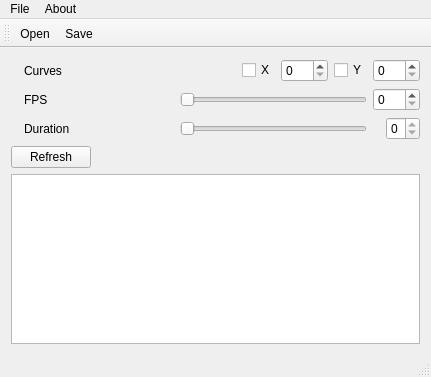
<?xml version="1.0" encoding="UTF-8"?>
<ui version="4.0">
 <class>a2a</class>
 <widget class="QMainWindow" name="a2a">
  <property name="geometry">
   <rect>
    <x>0</x>
    <y>0</y>
    <width>431</width>
    <height>377</height>
   </rect>
  </property>
  <property name="windowTitle">
   <string>a2a</string>
  </property>
  <property name="windowIcon">
   <iconset resource="audiocurve-gui.qrc">
    <normaloff>:/res/audiocurve.png</normaloff>:/res/audiocurve.png</iconset>
  </property>
  <widget class="QWidget" name="centralWidget">
   <layout class="QVBoxLayout" name="verticalLayout">
    <item>
     <layout class="QHBoxLayout" name="horizontalLayout_dimension">
      <item>
       <widget class="QLabel" name="label">
        <property name="sizePolicy">
         <sizepolicy hsizetype="Fixed" vsizetype="Preferred">
          <horstretch>0</horstretch>
          <verstretch>0</verstretch>
         </sizepolicy>
        </property>
        <property name="toolTip">
         <string>Adjust curves</string>
        </property>
        <property name="statusTip">
         <string/>
        </property>
        <property name="text">
         <string/>
        </property>
        <property name="pixmap">
         <pixmap resource="audiocurve-gui.qrc">:/res/gfx/dimension.png</pixmap>
        </property>
       </widget>
      </item>
      <item>
       <widget class="QLabel" name="label_dimension">
        <property name="sizePolicy">
         <sizepolicy hsizetype="Fixed" vsizetype="Preferred">
          <horstretch>0</horstretch>
          <verstretch>0</verstretch>
         </sizepolicy>
        </property>
        <property name="minimumSize">
         <size>
          <width>150</width>
          <height>0</height>
         </size>
        </property>
        <property name="toolTip">
         <string>Adjust curves</string>
        </property>
        <property name="text">
         <string>Curves</string>
        </property>
       </widget>
      </item>
      <item>
       <spacer name="horizontalSpacer">
        <property name="orientation">
         <enum>Qt::Horizontal</enum>
        </property>
        <property name="sizeHint" stdset="0">
         <size>
          <width>40</width>
          <height>20</height>
         </size>
        </property>
       </spacer>
      </item>
      <item>
       <widget class="QCheckBox" name="curveX">
        <property name="toolTip">
         <string>Generate X curve</string>
        </property>
        <property name="text">
         <string>X</string>
        </property>
       </widget>
      </item>
      <item>
       <widget class="QSpinBox" name="curveXFactor">
        <property name="toolTip">
         <string>Curve X height</string>
        </property>
        <property name="maximum">
         <number>999</number>
        </property>
       </widget>
      </item>
      <item>
       <widget class="QCheckBox" name="curveY">
        <property name="toolTip">
         <string>Generate Y curve</string>
        </property>
        <property name="text">
         <string>Y</string>
        </property>
       </widget>
      </item>
      <item>
       <widget class="QSpinBox" name="curveYFactor">
        <property name="toolTip">
         <string>Curve Y height</string>
        </property>
        <property name="maximum">
         <number>999</number>
        </property>
       </widget>
      </item>
     </layout>
    </item>
    <item>
     <layout class="QHBoxLayout" name="horizontalLayout_fps">
      <item>
       <widget class="QLabel" name="label_2">
        <property name="sizePolicy">
         <sizepolicy hsizetype="Fixed" vsizetype="Preferred">
          <horstretch>0</horstretch>
          <verstretch>0</verstretch>
         </sizepolicy>
        </property>
        <property name="toolTip">
         <string>Adjust frames per second</string>
        </property>
        <property name="text">
         <string/>
        </property>
        <property name="pixmap">
         <pixmap resource="audiocurve-gui.qrc">:/res/gfx/fps.png</pixmap>
        </property>
       </widget>
      </item>
      <item>
       <widget class="QLabel" name="label_fps">
        <property name="sizePolicy">
         <sizepolicy hsizetype="Fixed" vsizetype="Preferred">
          <horstretch>0</horstretch>
          <verstretch>0</verstretch>
         </sizepolicy>
        </property>
        <property name="minimumSize">
         <size>
          <width>150</width>
          <height>0</height>
         </size>
        </property>
        <property name="toolTip">
         <string>Adjust frames per second</string>
        </property>
        <property name="text">
         <string>FPS</string>
        </property>
       </widget>
      </item>
      <item>
       <widget class="QSlider" name="sliderFPS">
        <property name="toolTip">
         <string>Frames per second</string>
        </property>
        <property name="maximum">
         <number>120</number>
        </property>
        <property name="orientation">
         <enum>Qt::Horizontal</enum>
        </property>
       </widget>
      </item>
      <item>
       <widget class="QSpinBox" name="spinBox_fps">
        <property name="toolTip">
         <string>Frames per second</string>
        </property>
        <property name="maximum">
         <number>120</number>
        </property>
       </widget>
      </item>
     </layout>
    </item>
    <item>
     <layout class="QHBoxLayout" name="horizontalLayout_duration">
      <item>
       <widget class="QLabel" name="label_3">
        <property name="sizePolicy">
         <sizepolicy hsizetype="Fixed" vsizetype="Preferred">
          <horstretch>0</horstretch>
          <verstretch>0</verstretch>
         </sizepolicy>
        </property>
        <property name="toolTip">
         <string>Adjust curve duration</string>
        </property>
        <property name="text">
         <string/>
        </property>
        <property name="pixmap">
         <pixmap resource="audiocurve-gui.qrc">:/res/gfx/duration.png</pixmap>
        </property>
       </widget>
      </item>
      <item>
       <widget class="QLabel" name="label_duration">
        <property name="sizePolicy">
         <sizepolicy hsizetype="Fixed" vsizetype="Preferred">
          <horstretch>0</horstretch>
          <verstretch>0</verstretch>
         </sizepolicy>
        </property>
        <property name="minimumSize">
         <size>
          <width>150</width>
          <height>0</height>
         </size>
        </property>
        <property name="toolTip">
         <string>Ajust curve duration</string>
        </property>
        <property name="text">
         <string>Duration</string>
        </property>
       </widget>
      </item>
      <item>
       <widget class="QSlider" name="sliderDuration">
        <property name="toolTip">
         <string>Curve duration in seconds</string>
        </property>
        <property name="maximum">
         <number>0</number>
        </property>
        <property name="orientation">
         <enum>Qt::Horizontal</enum>
        </property>
       </widget>
      </item>
      <item>
       <widget class="QLabel" name="labelDuration">
        <property name="text">
         <string/>
        </property>
       </widget>
      </item>
      <item>
       <widget class="QSpinBox" name="spinBox_duration">
        <property name="toolTip">
         <string>Curve duration in seconds</string>
        </property>
        <property name="maximum">
         <number>0</number>
        </property>
       </widget>
      </item>
     </layout>
    </item>
    <item>
     <widget class="QPushButton" name="reload">
      <property name="sizePolicy">
       <sizepolicy hsizetype="Fixed" vsizetype="Fixed">
        <horstretch>0</horstretch>
        <verstretch>0</verstretch>
       </sizepolicy>
      </property>
      <property name="text">
       <string>Refresh</string>
      </property>
      <property name="icon">
       <iconset resource="audiocurve-gui.qrc">
        <normaloff>:/res/gfx/refresh.png</normaloff>:/res/gfx/refresh.png</iconset>
      </property>
     </widget>
    </item>
    <item>
     <widget class="QPlainTextEdit" name="output">
      <property name="readOnly">
       <bool>true</bool>
      </property>
     </widget>
    </item>
   </layout>
  </widget>
  <widget class="QMenuBar" name="menuBar">
   <property name="geometry">
    <rect>
     <x>0</x>
     <y>0</y>
     <width>431</width>
     <height>25</height>
    </rect>
   </property>
   <widget class="QMenu" name="menuFile">
    <property name="title">
     <string>File</string>
    </property>
    <addaction name="actionOpen"/>
    <addaction name="actionSave"/>
    <addaction name="separator"/>
    <addaction name="actionClear"/>
    <addaction name="actionQuit"/>
   </widget>
   <widget class="QMenu" name="menuAbout">
    <property name="title">
     <string>About</string>
    </property>
    <addaction name="actionAboutApp"/>
    <addaction name="actionAboutQt"/>
   </widget>
   <addaction name="menuFile"/>
   <addaction name="menuAbout"/>
  </widget>
  <widget class="QToolBar" name="mainToolBar">
   <property name="windowTitle">
    <string>Toolbar</string>
   </property>
   <property name="toolButtonStyle">
    <enum>Qt::ToolButtonFollowStyle</enum>
   </property>
   <attribute name="toolBarArea">
    <enum>TopToolBarArea</enum>
   </attribute>
   <attribute name="toolBarBreak">
    <bool>false</bool>
   </attribute>
   <addaction name="actionOpen"/>
   <addaction name="actionSave"/>
  </widget>
  <widget class="QStatusBar" name="statusBar"/>
  <action name="actionOpen">
   <property name="icon">
    <iconset resource="audiocurve-gui.qrc">
     <normaloff>:/res/gfx/open.png</normaloff>:/res/gfx/open.png</iconset>
   </property>
   <property name="text">
    <string>Open</string>
   </property>
   <property name="toolTip">
    <string>Open audio file</string>
   </property>
   <property name="shortcut">
    <string>Ctrl+O</string>
   </property>
  </action>
  <action name="actionSave">
   <property name="icon">
    <iconset resource="audiocurve-gui.qrc">
     <normaloff>:/res/gfx/save.png</normaloff>:/res/gfx/save.png</iconset>
   </property>
   <property name="text">
    <string>Save</string>
   </property>
   <property name="toolTip">
    <string>Save audio data</string>
   </property>
   <property name="shortcut">
    <string>Ctrl+S</string>
   </property>
  </action>
  <action name="actionQuit">
   <property name="icon">
    <iconset resource="audiocurve-gui.qrc">
     <normaloff>:/res/gfx/quit.png</normaloff>:/res/gfx/quit.png</iconset>
   </property>
   <property name="text">
    <string>Quit</string>
   </property>
   <property name="toolTip">
    <string>Quit application</string>
   </property>
   <property name="shortcut">
    <string>Ctrl+Q</string>
   </property>
  </action>
  <action name="actionAboutApp">
   <property name="icon">
    <iconset resource="audiocurve-gui.qrc">
     <normaloff>:/res/audiocurve.png</normaloff>:/res/audiocurve.png</iconset>
   </property>
   <property name="text">
    <string>About AudioCurve</string>
   </property>
   <property name="toolTip">
    <string>About AudioCurve</string>
   </property>
  </action>
  <action name="actionAboutQt">
   <property name="text">
    <string>About Qt</string>
   </property>
  </action>
  <action name="actionClear">
   <property name="icon">
    <iconset resource="audiocurve-gui.qrc">
     <normaloff>:/res/gfx/clear.png</normaloff>:/res/gfx/clear.png</iconset>
   </property>
   <property name="text">
    <string>Clear</string>
   </property>
   <property name="shortcut">
    <string>Ctrl+R</string>
   </property>
  </action>
 </widget>
 <layoutdefault spacing="6" margin="11"/>
 <resources>
  <include location="audiocurve-gui.qrc"/>
 </resources>
 <connections/>
</ui>
